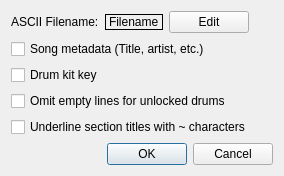
<?xml version="1.0" encoding="UTF-8"?>
<ui version="4.0">
 <class>asciiDialog</class>
 <widget class="QDialog" name="asciiDialog">
  <property name="geometry">
   <rect>
    <x>0</x>
    <y>0</y>
    <width>284</width>
    <height>168</height>
   </rect>
  </property>
  <property name="sizePolicy">
   <sizepolicy hsizetype="MinimumExpanding" vsizetype="Fixed">
    <horstretch>0</horstretch>
    <verstretch>0</verstretch>
   </sizepolicy>
  </property>
  <property name="windowTitle">
   <string>Export ASCII file</string>
  </property>
  <layout class="QVBoxLayout" name="verticalLayout_2">
   <item>
    <layout class="QHBoxLayout" name="horizontalLayout">
     <item>
      <widget class="QLabel" name="label">
       <property name="sizePolicy">
        <sizepolicy hsizetype="Preferred" vsizetype="Fixed">
         <horstretch>0</horstretch>
         <verstretch>0</verstretch>
        </sizepolicy>
       </property>
       <property name="text">
        <string>ASCII Filename:</string>
       </property>
      </widget>
     </item>
     <item>
      <widget class="QLabel" name="filenameLabel">
       <property name="sizePolicy">
        <sizepolicy hsizetype="Preferred" vsizetype="Fixed">
         <horstretch>0</horstretch>
         <verstretch>0</verstretch>
        </sizepolicy>
       </property>
       <property name="frameShape">
        <enum>QFrame::Panel</enum>
       </property>
       <property name="text">
        <string>Filename</string>
       </property>
      </widget>
     </item>
     <item>
      <widget class="QPushButton" name="filenameButton">
       <property name="text">
        <string>Edit</string>
       </property>
      </widget>
     </item>
     <item>
      <spacer name="horizontalSpacer_2">
       <property name="orientation">
        <enum>Qt::Horizontal</enum>
       </property>
       <property name="sizeHint" stdset="0">
        <size>
         <width>40</width>
         <height>20</height>
        </size>
       </property>
      </spacer>
     </item>
    </layout>
   </item>
   <item>
    <layout class="QHBoxLayout" name="horizontalLayout_2">
     <item>
      <layout class="QVBoxLayout" name="verticalLayout">
       <item>
        <widget class="QCheckBox" name="metadataCheck">
         <property name="text">
          <string>Song metadata (Title, artist, etc.)</string>
         </property>
        </widget>
       </item>
       <item>
        <widget class="QCheckBox" name="kitKeyCheck">
         <property name="text">
          <string>Drum kit key</string>
         </property>
        </widget>
       </item>
       <item>
        <widget class="QCheckBox" name="omitEmptyCheck">
         <property name="text">
          <string>Omit empty lines for unlocked drums</string>
         </property>
        </widget>
       </item>
       <item>
        <widget class="QCheckBox" name="underlineCheck">
         <property name="text">
          <string>Underline section titles with ~ characters</string>
         </property>
        </widget>
       </item>
      </layout>
     </item>
     <item>
      <spacer name="horizontalSpacer">
       <property name="orientation">
        <enum>Qt::Horizontal</enum>
       </property>
       <property name="sizeHint" stdset="0">
        <size>
         <width>40</width>
         <height>20</height>
        </size>
       </property>
      </spacer>
     </item>
    </layout>
   </item>
   <item>
    <widget class="QDialogButtonBox" name="buttonBox">
     <property name="orientation">
      <enum>Qt::Horizontal</enum>
     </property>
     <property name="standardButtons">
      <set>QDialogButtonBox::Cancel|QDialogButtonBox::Ok</set>
     </property>
    </widget>
   </item>
  </layout>
 </widget>
 <resources/>
 <connections>
  <connection>
   <sender>buttonBox</sender>
   <signal>accepted()</signal>
   <receiver>asciiDialog</receiver>
   <slot>accept()</slot>
   <hints>
    <hint type="sourcelabel">
     <x>248</x>
     <y>254</y>
    </hint>
    <hint type="destinationlabel">
     <x>157</x>
     <y>274</y>
    </hint>
   </hints>
  </connection>
  <connection>
   <sender>buttonBox</sender>
   <signal>rejected()</signal>
   <receiver>asciiDialog</receiver>
   <slot>reject()</slot>
   <hints>
    <hint type="sourcelabel">
     <x>316</x>
     <y>260</y>
    </hint>
    <hint type="destinationlabel">
     <x>286</x>
     <y>274</y>
    </hint>
   </hints>
  </connection>
 </connections>
</ui>
